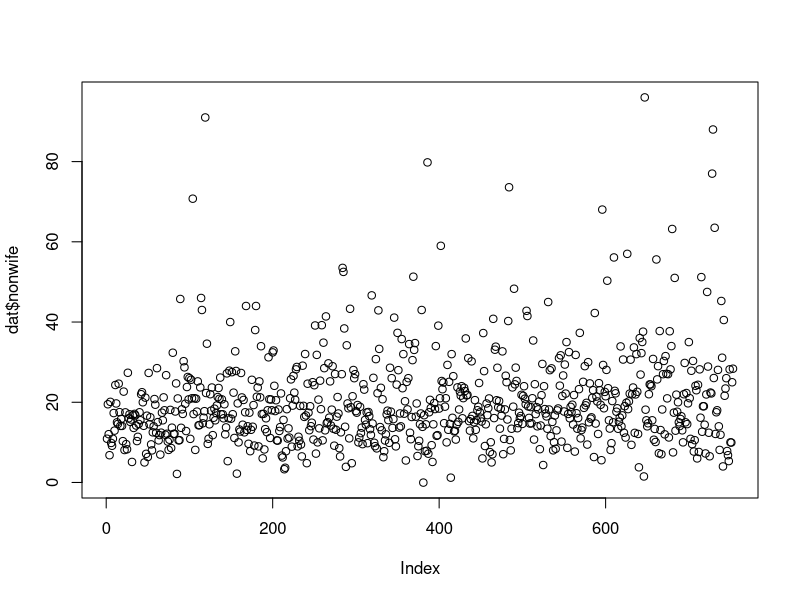
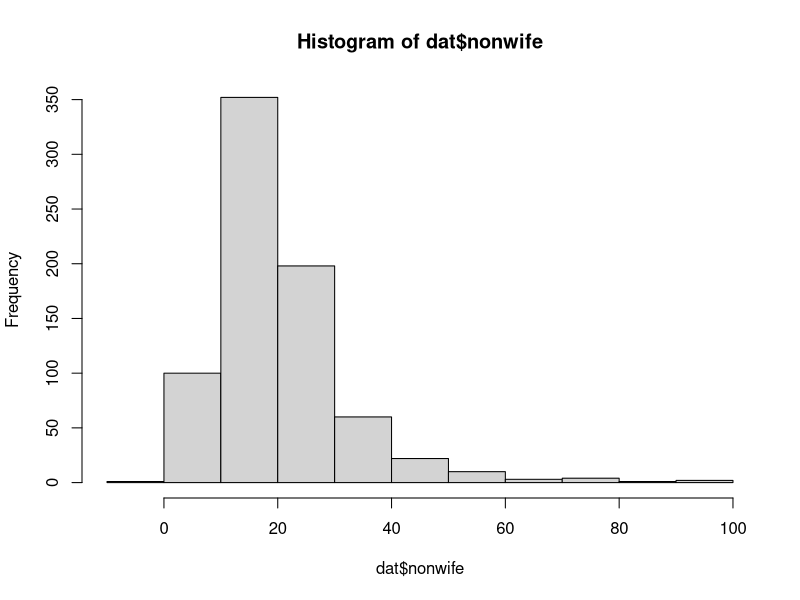
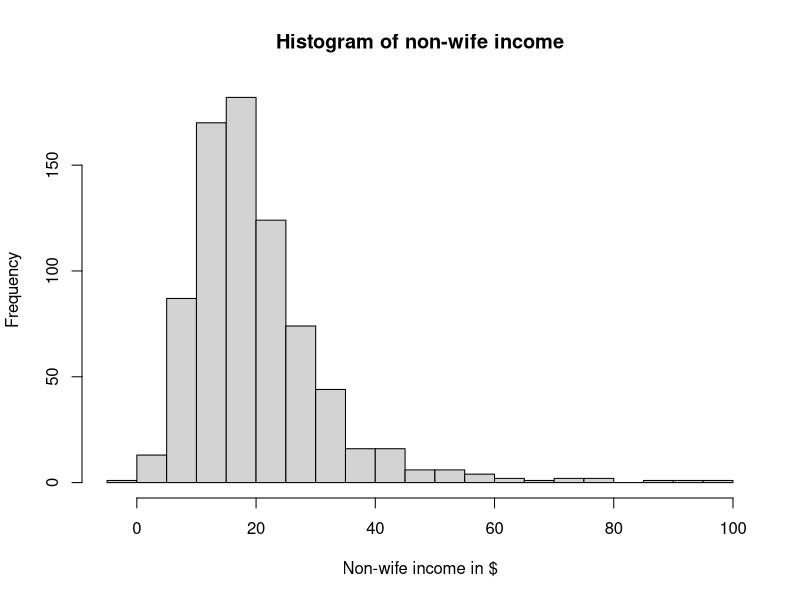
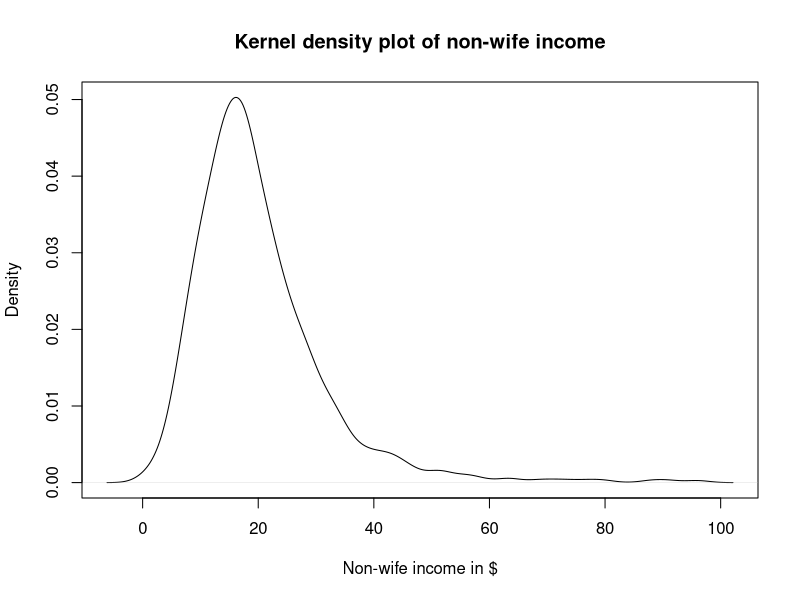
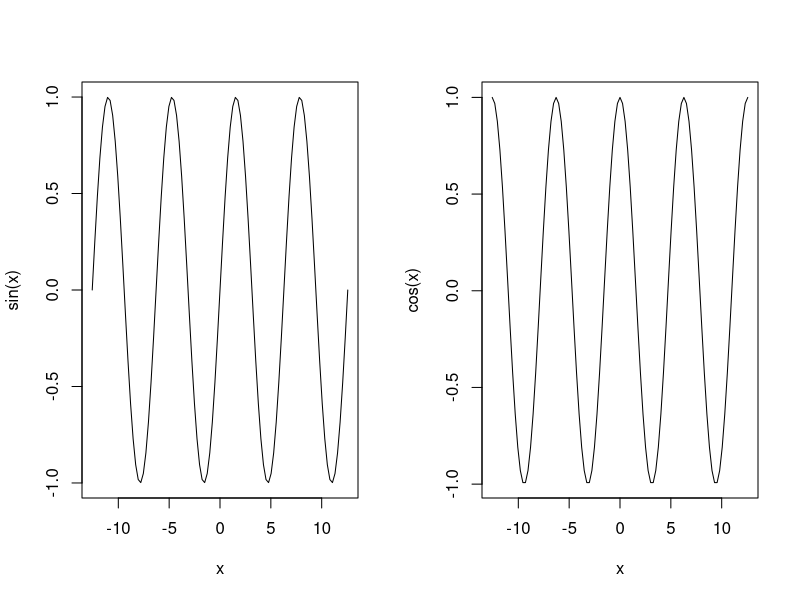
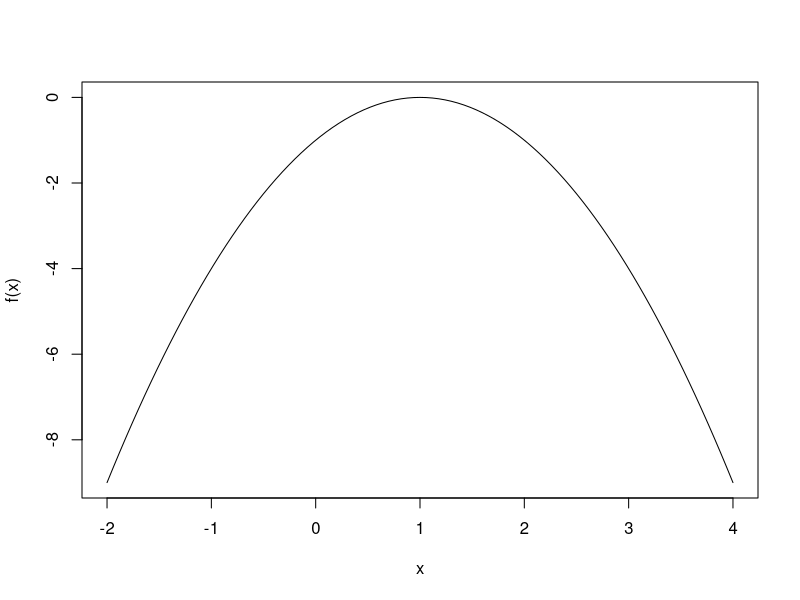
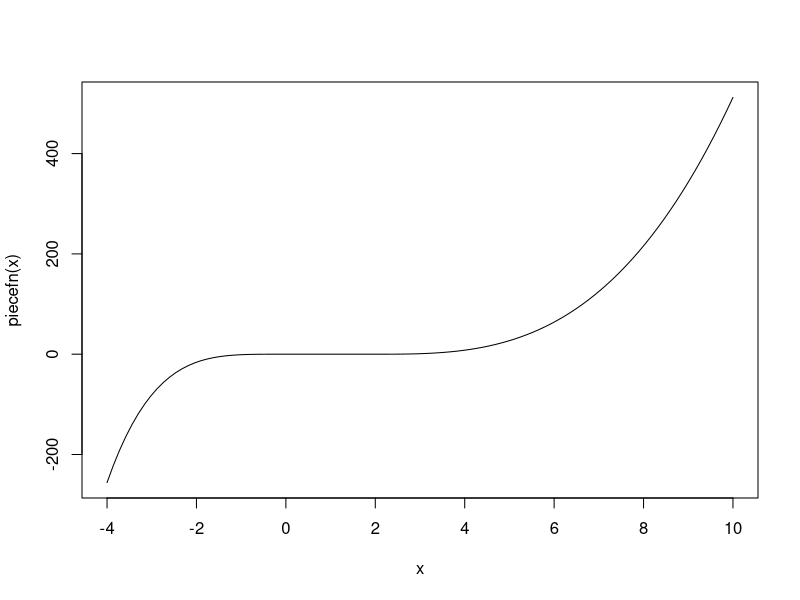
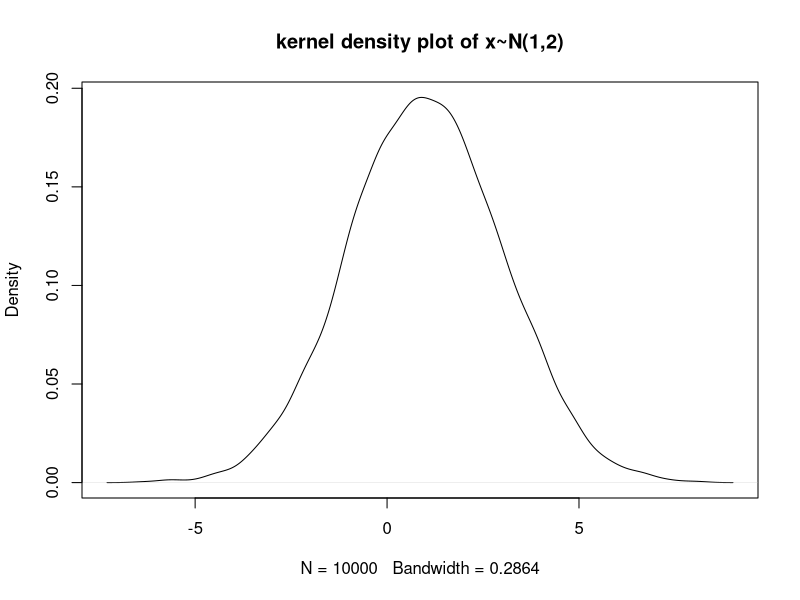

The R script that drew these images, in order:
#1.1_Basics_of_R

#============================================================================>
# To set working directory to the source file folder:
# Session -> Set working directory -> To Source file location
# setwd("~/Dropbox/Prog_Codes/Prog_Workshop/Session_1")
#============================================================================>
## Creating, indexing, subsetting and operating vectors

# Create a vector using concatenation

z = 1 # assign a scalar value to z
z # print out value of z to the console

v = c(0,1,7,-2) # create a vector v
v # print vector v to console
w = c(1,3,-12,0) # create a vector w
w # print vector w to console

#--------------------------------------------->
# Arithmetic operations on the vectors and scalars
z + v
w + v
w*v
w/v
# Note: the above operations are element-wise

#--------------------------------------------->
# Index an element of a vector
w[2] # second element of w
w[10] # ??
length(w)
# cannot access an element beyond the length of the vector
#--------------------------------------------->
# Subset a vector
v[1:3] # first 3 elements of v
v[c(2,4)] # 2nd and 4th arguments of v

#============================================================================>
## Creating, indexing, subsetting and operating matrices

# Create a  2 x 2 matrix m

(m = matrix(c(3,-4.2,-7.1,0.95),nrow=2,ncol=2))
c(m)
# what does ( ) around code do?
#--------------------------------------------->
# Fill matrix by rows; default is by column
(m = matrix(1:6, nrow=2, byrow=TRUE))
#--------------------------------------------->
# Index 2 row
m[2,]
#--------------------------------------------->
# Index 3rd column
m[,3]
#--------------------------------------------->
# (2,3)'th element of the matrix m
m[2,3]
m[2,c(2,3)]
#--------------------------------------------->
# Arithmetic operations on Matrices
m-2

m/5
# Note: these operations are element-wise

#--------------------------------------------->
# Matrix multiplication: 
set.seed(40); M1 = matrix(runif(9),3,3); M1
set.seed(42); M2 = matrix(runif(9),3,3); M2
# Can you explain the above steps?

# M3 is the product of matrices M1 and M2
M3 = M1 %*% M2 
M3 # print M3 to console
#--------------------------------------------->
# Transpose 
t(M1) # transpose of M1
#--------------------------------------------->
#determinant
det(M1) # determinant of M1
det(M2)
det(M3)
#--------------------------------------------->
# Matrix inverse
solve(M1)
solve(M2)
solve(M3)
#--------------------------------------------->
# Eigen values
(ev = eigen(M1))
ev$values
ev$vectors

# is M1 positive definite?

#============================================================================>
## Creating, indexing, subsetting and operating lists
# Lists are a more flexible (than vectors and matrices) of storing objects in R
# List can store objects of different types, character, integers, real numbers, 
# complex numbers, etc. 
# create a vector of strings

s = c("Kofi","Kojo","Ziggy")

L = list(sc=z,v1=v,v2=w,m=m,M1=M1,M2=M2,M3=M3,s=s)
L
# Access elements of list L (either way works)
length(L)
L$sc
L[[1]]

dim(L[[7]])

L$s
L[[8]]
L[[8]][1]

L$M1
L[[5]]

#============================================================================>
## Loading data into R
# Let us load the .csv data from the working directory. This is the mroz data 
# is taken from the Jeffery Wooldridge's textbook website
# Make sure the data set is in the working directory

dat<- read.csv("dat.csv",header = T,sep = " ")
names(dat); dim(dat) # check column names and dimension of matrix
nr = dim(dat)[[1]] # extract number of rows
nc = dim(dat)[[2]] # extract number of columns
nr
nc

#--------------------------------------------->
## Manipulating the data set
# create a matrix of two columns age and experience
xx = as.matrix(cbind(dat$age,dat$experience)) 

# split data set into two, even and odd-indexed rows
eI = (1:floor(nr/2))*2 # even indices; 
head(eI)
tail(eI)
head(dat)
tail(dat)
#what are the functions floor(), head(), and tail() doing?

eDat<- cbind(dat$y[eI],xx[eI,]) # subset even-indexed observations of y and xx
oDat<- cbind(dat$y[-eI],xx[-eI,]) # odd-indexed observations of y and xx
# NB: the negation of an index is all but those observations, odd indices in
# our case
summary(dat$y)
summary(xx)
summary(eDat)
summary(oDat)
# compare even-indexed observations to odd-indexed ones. any differences?

#============================================================================>
## Plotting data in R

# simple scatter plot
plot(dat$nonwife)
#--------------------------------------------->
# plot a histogram
hist(dat$nonwife)
#--------------------------------------------->
# a histogram with 30 bins
hist(dat$nonwife, breaks=30, main = "Histogram of non-wife income",
     xlab = "Non-wife income in $")
# use "main = ", "xlab = ", "ylab = " to provide main title, label for the 
# horizontal axis and for the vertical axis respectively.
#--------------------------------------------->
# a kernel density plot (a continuous version of the histrogram)
plot(density(dat$nonwife),main = "Kernel density plot of non-wife income",
     xlab = "Non-wife income in $")
# only use kernel density plot if your variable is truly continuous
#--------------------------------------------->
# Function plots in R
par(mfrow=c(1,2))
curve(sin,-4*pi,4*pi)
curve(cos,-4*pi,4*pi)
par(mfrow=c(1,1))
#============================================================================>
## Logicals in R

# Logicals are useful mainly for verifying whether statements are true or 
# false

# Examples: 
# 1. Verify equality
2 == 3 # is 2 equal to 3? # Note == is logical, = assigns value to the LHS
2 != 3 # is 2 not equal to 3?
2<3 # is 2 less than 3?
2>=3 # is 2 greater or equal to 3?
#--------------------------------------------->
which(w==0) # which element(s) of vector w equals 0?
w[which(w==0)] # extract the such element in w
which(v==12) # which element of vector v equals 12?
which(w%%2==0) #indices of even numbers in w i.e the modulo of which numbers =0?
w[which(w%%2==0)] #even numbers in w
w[-which(w%%2==0)] #non-even numbers in w
#or
w[-which(w%%2!=0)]

#--------------------------------------------->
any(w< -1) # any element of w less than -1? NB. ensure space between < and -
w %in% v # which elements of w in v?
all(w==v) # are vectors w and v exactly equal, i.e. element-wise?
w==v # check element-wise equality
#============================================================================>
## if/else statements

# These statements enable us to carry out a task only if conditions are 
#  satisfied.
i=1
if(w[i]<0){
  print(paste(w[i],"is a negative number"))
}else if(w[i]>0){
  print(paste(w[i],"is a positive number"))
}else{
  print(paste(w[i],"is neither positive nor negative"))
}

# change the value of i to other indices and see what happens

# a programme to print whether number is odd or even
i=3
if(w[i]%%2==0){
  print(paste(w[i],"is an even number"))
}else{
  print(paste(w[i],"is an odd number"))
}

#--------------------------------------------->
# To apply conditional execution to each element of a vector, use the function
# ifelse:

set.seed(333)
x = round(rnorm(10),2); head(x)
y = ifelse(x>0, 1, -1); head(y)
rbind(x,y) #row bind x and y


#============================================================================>
## Loops
# Loops enable a repetition of steps for a given number of times of until some
# condition is met

# for loop: suitable for a finite number of steps known before hand
sum = 0 #initialise sum
for (i in 1:10) sum = sum + i
sum
sum(1:10)

pr = 1
for(j in 1:10) pr = pr*j
pr

#--------------------------------------------->
# For a slightly more complicated example, sum over only even numbers:
sum = 0
for (i in 1:10){ 
  if (i%%2 == 0) sum = sum + i
  } 
# the use of curly brackets for a loop is advisable if you have several steps
sum

# Exercise: sum only over odd numbers from 1 through 20

#--------------------------------------------->
# while loop: suitable for a known stopping criterion but not the number of 
# steps

# We use a while loop to report how many steps it takes to get to position 
# greater than 10, and what that position is given random increments taken 
# from the normal distribution mean .5, standard deviation 1.
x=0
n=0
set.seed(333) 
# set seed when using random number generation for reproducibility of results
while(x <= 10) {
  n=n+1
  x=x+rnorm(1,mean=.5,sd=1)
  }

print(paste ("n = ", n, ", x = ",round(x,2) )) #print out results

#--------------------------------------------->
# Exercise: Use a while loop to search on the interval [-2,4] for the maximum 
# of f(x) = -(x-1)^2. 
# Use increments of 0.001

df = 10
x = -2
fx1 = -(x-1)^2
n = 0
while(df>0){
  n=n+1
  x = x + 0.001
  fx2 = -(x-1)^2
  df = fx2-fx1
  fx1=fx2
}
x-0.001
n-1

#============================================================================>
## User defined functions in R

# Functions in R are key for executing tasks in an orderly way. They take input
# and give output.

# The general form of a function definition is
# f = function(x,y,...) expression involving x, y, ...
# The result of the function will be the last evaluated expression, unless 
# return(function value) is used 

# Here is a simple function that calculates the first three powers of a vector 
# and arranges the result as a matrix.
#--------------------------------------------->

powers = function(x) {
  matrix(c(x,x^2,x^3),nrow=length(x),ncol=3)
  }
vv = 1:5
powers(vv)
#--------------------------------------------->
# A Cobb-Douglas production function

CDP = function(K,L) (K^0.4) * (L^0.6)
# Example:
CDP(200,40)
# vary inputs and verify output

# Exercise: code the following function: f(x) = -(x-1)^2. Plot this function using
# the curve() function over the interval [-2,4]

f = function(x) -(x-1)^2
curve(f,-2,4)

#--------------------------------------------->
# A complicated example:
# A function to compute OLS results
OLS<- function(y,x){
  N = length(y) #obtain number of observations
  y = matrix(y,ncol = 1) # a matrix of column length 1
  x = as.matrix(cbind(1,x)) # include 1's for the intercept term
  k=ncol(x) # number of parameters to estimate
  beta = solve(t(x)%*%x)%*%t(x)%*%y # obtain parameters (k x 1 vector)
  res = y - x%*%beta # compute residuals
  df = N - k  #degree of freedom
  sig = sum(res^2)/df #compute sigma squared
  varcov<- sig*solve(t(x)%*%x) # compute variance-covariance matrix
  
  m = matrix(NA,nrow = 4,ncol = k) # a matrix to store regresion results
  m[c(1,2),] = rbind(t(beta),sqrt(diag(varcov))) # first two rows to store parameters
  # and standard errors
  t.stat = m[1,]/m[2,] # compute t statistics
  pval = 2*(1-pt(abs(t.stat),df)) #p values taken from the t distribution
  m[c(3,4), ] <- rbind(t.stat,pval) # store t-stats and p-values in 3rd and 4th rows
  dimnames(m)[[1]]<- c("estimate", "std. error","t stat","p value")
  # label the rows
  return(t(m))
}

# Example: 
reg<- OLS(y=dat$nonwife,x=xx)
reg
round(reg,digits = 4) # round to 4 decimal places

# compare to the internal lm() R function
regI<- lm(dat$nonwife~xx)

summary(regI)
reg # for comparison

#--------------------------------------------->
# Write a log-likelihood function for the linear regression model with
# normally distributed errors

like<- function(y,x,pars){
  N = length(y) #obtain number of observations
  y = matrix(y,ncol = 1) # a matrix of column length 1
  x = as.matrix(cbind(1,x)) # include 1's for the intercept term
  k=ncol(x) # number of parameters to estimate
  np = length(pars) #obtain number of parameters (including sigma)
  beta = matrix(pars[-np],ncol = 1) #obtain column vector of parameters
  sig = pars[np]
  res<- y - x%*%beta
  ll = sum(dnorm(res,sd=sqrt(sig),log = T)) #obtain log joint likelihood
  return(ll)
}
# example:
like(y=dat$nonwife,x=xx,pars = rep(1,4))
#return log likelihood value for parameter values of 1's
like(y=dat$nonwife,x=xx,pars = reg[1,]) #evaluate the likehood at the OLS estimates

#--------------------------------------------->
# write and plot a piecewise function

piecefn<- function(x){
  if(x<0){
    y=-x^4
  }else if(x>2){
    y=(x-2)^3
  }else{
  }
  return(y)
}

    y = 0
piecefn=Vectorize(piecefn) # vectorize the function. why?
curve(piecefn,from = -4,to=10) #plot the curve
piecefn(-3)
piecefn(1)
piecefn(2.4)

# Exercise: 
# write a function in R that takes integers as input and prints out if the number
# is negative, positive or zero.
# 

#============================================================================>

## Generating random numbers in R
# Some times, we may want to obtain draws from a distribution or randomise
# certain operations. This can be done in a number of ways.

(x = runif(10)) # uniformly draw 10 numbers in the default interval [0,1]
# Repeat the above step a number of times. Are the numbers the same in each draw?
#--------------------------------------------->
# Now set seed to any number, say 40
set.seed(40) ; (x = runif(10))
# Repeat the above steps. What do you observe?
#--------------------------------------------->
# Make 10 000 draws from the normal distribution, mean 1, standard deviation 1
set.seed(40) ; x = rnorm(10000,mean=1,sd=2)
# Make a density plot
plot(density(x), main = "kernel density plot of x~N(1,2)")
#--------------------------------------------->
# Make 10 000 draws from the beta distribution
set.seed(40)
z = rbeta(1000,shape1 = 1, shape2 = 4)
plot(density(z),main = "kernel density plot of z~beta(1,4)")

#============================================================================>
